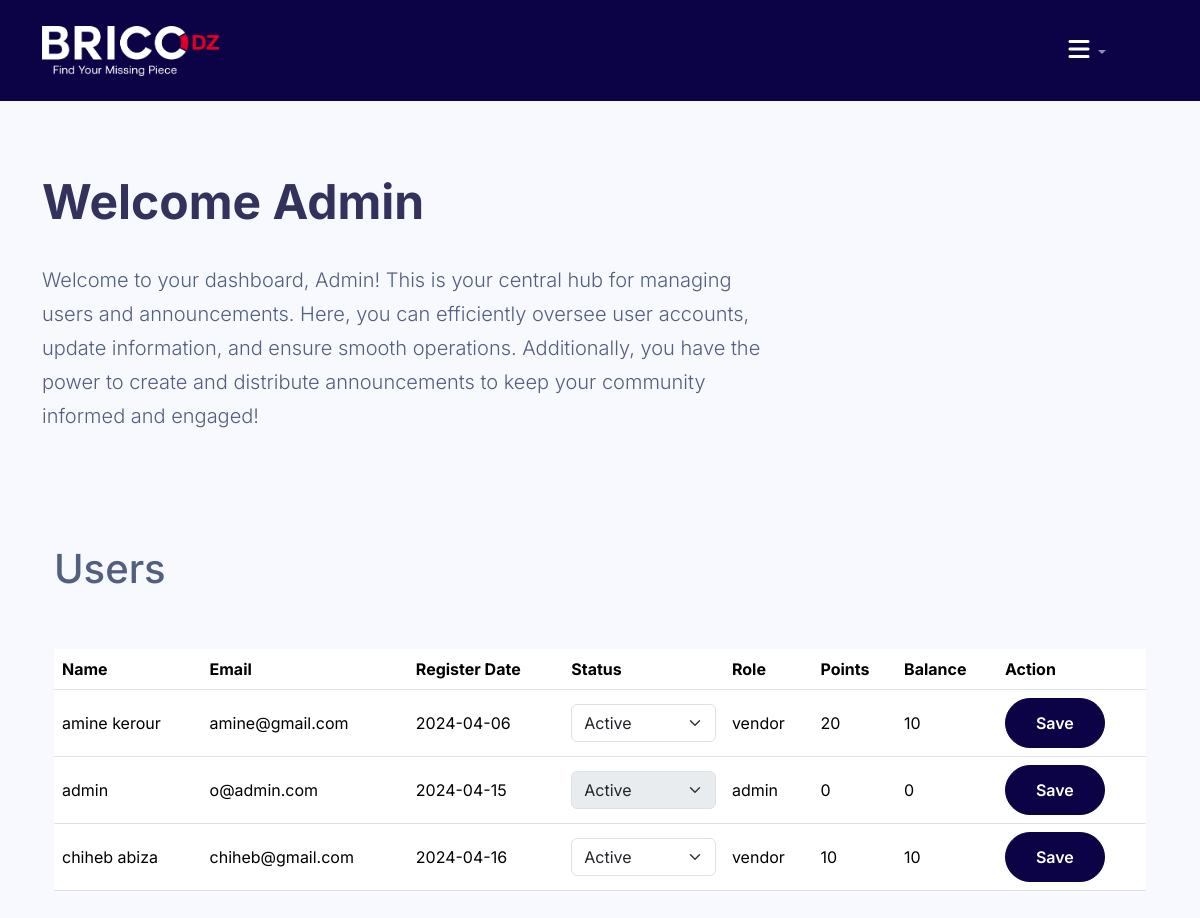
Before: /admin/users.php (signed in) with the older database file.
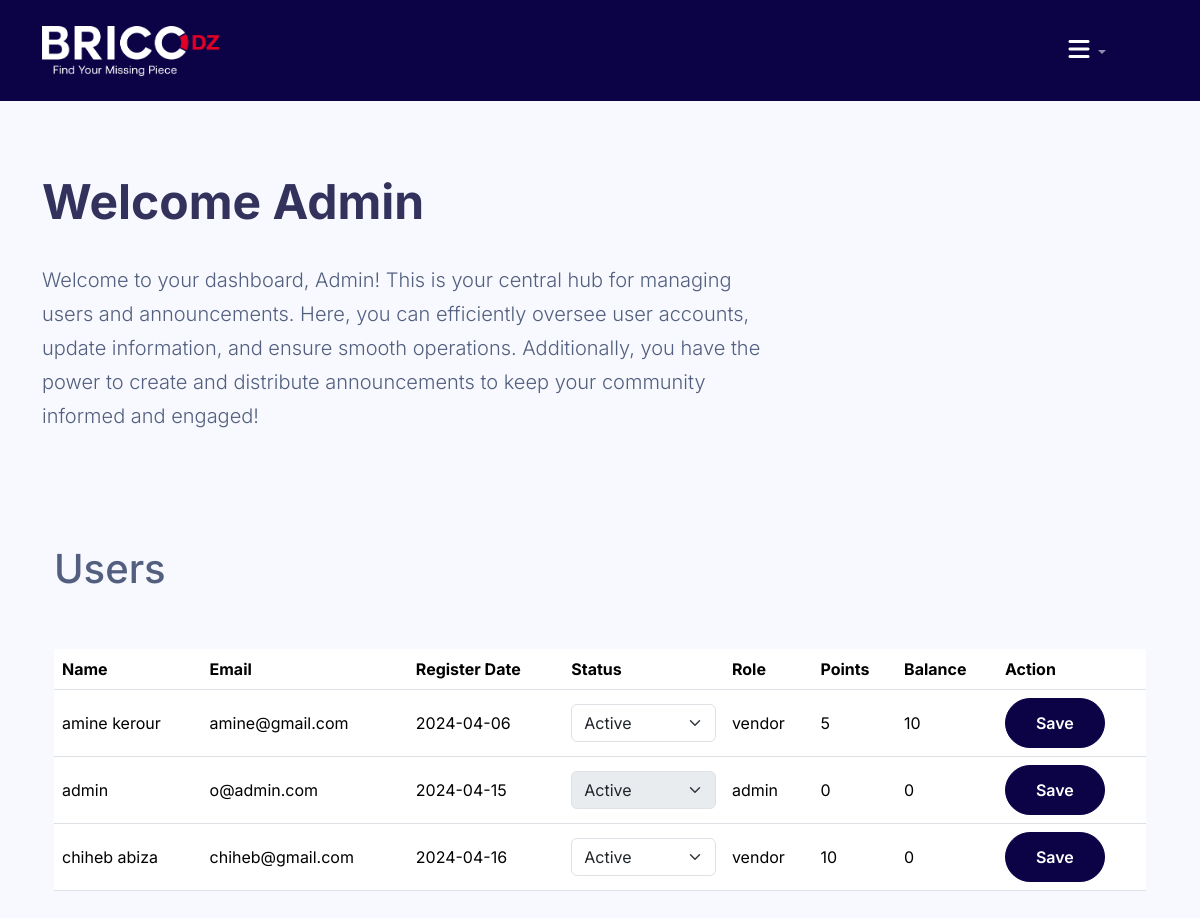
After: the same page with the newer database file.
### tables this page shows
CREATE TABLE `vendor` (
  `vendor_id` int(11) NOT NULL,
  `vendor_name` varchar(255) NOT NULL,
  `vendor_email` varchar(255) NOT NULL,
  `register_date` date NOT NULL,
  `vendor_status` varchar(100) NOT NULL,
  `vendor_password` varchar(256) NOT NULL,
  `points` int(255) UNSIGNED NOT NULL DEFAULT 0,
  `balance` int(10) UNSIGNED NOT NULL DEFAULT 0,
  `role` varchar(255) NOT NULL
);

### admin/users.php (the view, shortened to what this page needs)
<?php
include("../config/connect.php");
include("../inc/head.php");
include("../inc/header.php");
?>
<link rel="stylesheet" href="../css/dash.css">
<div class="container">
    <div class="py-5 lc-block">
        <div class="lc-block">
            <div editable="rich"><br>
                <h2 class="fw-bolder display-5">Welcome Admin</h2><br>
            </div>
        </div>
        <div class="lc-block col-md-8">
            <div editable="rich">
                <p class="lead">Welcome to your dashboard, Admin! This is your central hub for managing users and announcements. Here, you can efficiently oversee user accounts, update information, and ensure smooth operations. Additionally, you have the power to create and distribute announcements to keep your community informed and engaged!
                </p><br>
            </div>
        </div>
    </div>
    <div class="container">
        <h1 class="mt-4">Users</h1><br><br>
        <form action="update_vendor_status.php" method="post">
            <div class="table-responsive">
                <table class="table align-middle mb-0 bg-white">
                    <thead class="bg-light">
                        <tr>
                            <th>Name</th>
                            <th>Email</th>
                            <th>Register Date</th>
                            <th>Status</th>
                            <th>Role</th>
                            <th>Points</th>
                            <th>Balance</th>
                            <th>Action</th>
                        </tr>
                    </thead>
                    <tbody>
                        <?php
                        $sql = "SELECT * FROM vendor";
                        $result = mysqli_query($conn, $sql);
                        if (mysqli_num_rows($result) > 0) {
                            while ($row = mysqli_fetch_assoc($result)) {
                        ?>
                                <tr>
                                    <td><?php echo $row["vendor_name"]; ?></td>
                                    <td><?php echo $row["vendor_email"]; ?></td>
                                    <td><?php echo $row["register_date"]; ?></td>
                                    <td>
                                        <select name="vendor_status[<?php echo $row['vendor_id']; ?>]" class="form-select" <?php echo ($row["role"] == "admin" ? "disabled" : ""); ?>>
                                            <option value="active" <?php echo ($row["vendor_status"] == "active" ? "selected" : ""); ?>>Active</option>
                                        </select>
                                    </td>
                                    <td><?php echo $row["role"]; ?></td>
                                    <td><?php echo $row["points"]; ?></td>
                                    <td><?php echo $row["balance"]; ?></td>
                                    <td><button type="submit" name="submit_vendor" class="btn btn-primary custom-btn">Save</button></td>
                                </tr>
                        <?php
                            }
                        } else {
                            echo "<tr><td colspan='8'>No vendors found.</td></tr>";
                        }
                        ?>
                    </tbody>
                </table>
            </div>
        </form>
    </div>
</div>
<br><br><br><br><br>

### inc/head.php (shortened to what this page needs)
<!doctype html>
<html lang="en">
<head>
    <link href="https://cdn.jsdelivr.net/npm/bootstrap@5.3.3/dist/css/bootstrap.min.css" rel="stylesheet">
    <link href="https://cdnjs.cloudflare.com/ajax/libs/font-awesome/6.0.0-beta3/css/all.min.css" rel="stylesheet">
    <link href="https://cdn.jsdelivr.net/npm/bootstrap-icons@1.8.1/font/bootstrap-icons.css" rel="stylesheet">
    <link href="../css/tiny-slider.css" rel="stylesheet">
    <link href="../css/style.css" rel="stylesheet">
</head>
<body>

### inc/header.php (shortened to what this page needs)
<?php
if (isset($_SESSION['vendorName'])) {
	$vendorName = $_SESSION['vendorName'];
	$vendor_id = $_SESSION['vendor_id'];
?>
	<nav class="custom-navbar navbar navbar-expand-md navbar-dark sticky-top" arial-label="Furni navigation bar">
		<div class="container">
			<a class="navbar-brand" href="/project/client/index.php">
				<img style="height: 50px;" src="../images/logo.png" alt="BRICO DZ logo">
			</a>
			<button class="navbar-toggler" type="button" data-bs-toggle="collapse" data-bs-target="#navbarsFurni" aria-controls="navbarsFurni" aria-expanded="false" aria-label="Toggle navigation">
				<span class="navbar-toggler-icon"></span>
			</button>
			<div class="collapse navbar-collapse" id="navbarsFurni">
				<ul class="custom-navbar-nav navbar-nav ms-auto mb-2 mb-md-0">
					<li id="home"><a class="nav-link" href="/project/client/index.php">Home</a></li>
					<li id="shop"><a class="nav-link" href="/project/client/shop.php">Shop</a></li>
					<li id="about"><a class="nav-link" href="/project/client/about.php">About us</a></li>
					<li id="contact"><a class="nav-link" href="/project/client/contact.php">Contact us</a></li>
				</ul>
				<ul class="custom-navbar-cta navbar-nav mb-2 mb-md-0 ms-5 d-flex align-items-center">
					<li class="me-3">
						<span class="cart-number" id="cartCount"><?php echo isset($_SESSION['cart']) ? count($_SESSION['cart']) : 0; ?></span>
						<a class="nav-link" href="/project/client/cart.php">
							<i class="fas fa-shopping-cart fs-4 text-white">
							</i>
						</a>
					</li>
					<li class="me-3">
						<span class="cart-number" id="cartCount"><?php echo getVendorPoints($vendorName, $conn); ?></span>
						<a class="nav-link" href="/project/vendor/convert.php">
							<i class="fas fa-heart fs-4 text-white">
							</i>
						</a>
					</li>
					<ul class="navbar-nav ms-auto ms-md-0 me-3 me-lg-4">
						<li class="nav-item dropdown">
							<a class="nav-link dropdown-toggle" id="navbarDropdown" href="#" role="button" data-bs-toggle="dropdown" aria-expanded="false">
								<i class="fas fa-bars fs-4 text-white"></i> </a>
							<ul class="dropdown-menu dropdown-menu-end" aria-labelledby="navbarDropdown">
								<li><a class="dropdown-item" href="/project/vendor/dashboard.php">Dashboard</a></li>
								<li><a class="dropdown-item" href="/project/vendor/orders.php">Orders</a></li>
								<li><a class="dropdown-item" href="/project/vendor/annoucements.php">Announcements</a></li>
								<li><a class="dropdown-item" href="/project/vendor/add.php">Add Product</a></li>
								<li><a class="dropdown-item" href="/project/vendor/profile.php">Profile</a></li>
								<li><a class="dropdown-item" href="/project/vendor/logout.php">Log out</a></li>
							</ul>
						</li>
					</ul>
				</ul>
			</div>
		</div>
	</nav>
<?php
} elseif (isset($_SESSION['admin_logged_in'])) {
?>
	<nav class="custom-navbar navbar navbar-expand-md navbar-dark sticky-top" arial-label="Furni navigation bar">
		<div class="container">
			<a class="navbar-brand" href="#">
				<img style="height: 50px;" src="../images/logo.png" alt="BRICO DZ logo">
			</a>
			<div class="collapse navbar-collapse" id="navbarsFurni">
				<ul class="custom-navbar-cta navbar-nav mb-2 mb-md-0 ms-5 d-flex align-items-center">
					<ul class="navbar-nav ms-auto ms-md-0 me-3 me-lg-4">
						<li class="nav-item dropdown">
							<a class="nav-link dropdown-toggle" id="navbarDropdown" href="#" role="button" data-bs-toggle="dropdown" aria-expanded="false">
								<i class="fas fa-bars fs-4 text-white"></i> </a>
						</li>
					</ul>
				</ul>
			</div>
		</div>
	</nav>
<?php
}
?>

### css/style.css (style rules this page uses)
body { overflow-x: hidden; position: relative; }
body { font-family: "Inter", sans-serif; font-weight: 400; line-height: 28px; color: #6a6a6a; font-size: 14px; background-color: #eff2f1; }
a { text-decoration: none; -webkit-transition: .3s all ease; -o-transition: .3s all ease; transition: .3s all ease; color: #2f2f2f; text-decoration: underline; }
.custom-navbar { background: #0c0347 !important; padding-top: 20px; padding-bottom: 20px; }
.custom-navbar .navbar-brand { font-size: 32px; font-weight: 600; }
.custom-navbar .custom-navbar-cta { margin-left: 0 !important; -webkit-box-orient: horizontal; -webkit-box-direction: normal; -ms-flex-direction: row; flex-direction: row; }
@media (min-width: 768px) { .custom-navbar .custom-navbar-cta { margin-left: 40px !important; } }
.custom-navbar .custom-navbar-cta li { margin-left: 0px; margin-right: 0px; }
.custom-navbar .custom-navbar-cta li:first-child { margin-right: 20px; }
.btn { font-weight: 600; padding: 12px 30px; border-radius: 30px; color: #ffffff; background: #2f2f2f; border-color: #2f2f2f; }
.btn.btn-primary { background: #0c0347; border-color: #0c0347; }

### css/dash.css (style rules this page uses)
:root { --blue: #5e72e4; --indigo: #5603ad; --purple: #8965e0; --pink: #f3a4b5; --red: #f5365c; --orange: #fb6340; --yellow: #ffd600; --green: #2dce89; --teal: #11cdef; --cyan: #2bffc6; --white: #fff; --gray: #8898aa; --gray-dark: #32325d; --light: #ced4da; --lighter: #e9ecef; --primary: #5e72e4; --secondary: #f7fafc; --success: #2dce89; --info: #11cdef; --warning: #fb6340; --danger: #f5365c; --light: #adb5bd; --dark: #212529; --default: #172b4d; --white: #fff; --neutral: #fff; --darker: black; --breakpoint-xs: 0; --breakpoint-sm: 576px; --breakpoint-md: 768px; --breakpoint-lg: 992px; --breakpoint-xl: 1200px; --font-family-sans-serif: Open Sans, sans-serif; --font-family-monospace: SFMono-Regular, Menlo, Monaco, Consolas, 'Liberation Mono', 'Courier New', monospace; }
*, *::before, *::after { box-sizing: border-box; }
figcaption, footer, header, main, nav, section { display: block; }
body { font-size: 1rem; font-weight: 400; line-height: 1.5; margin: 0; padding: 0; box-sizing: border-box; text-align: left; color: #525f7f; background-color: #f8f9fe; }
h2, h5 { margin-top: 0; margin-bottom: .5rem; }
p { margin-top: 0; margin-bottom: 1rem; }
a { text-decoration: none; color: #5e72e4; background-color: transparent; -webkit-text-decoration-skip: objects; }
button { border-radius: 0; }
input, button { font-family: inherit; font-size: inherit; line-height: inherit; margin: 0; }
button, input { overflow: visible; }
button { text-transform: none; }
button, [type='reset'], [type='submit'] { -webkit-appearance: button; }
h2, h5, .h2, .h5 { font-family: inherit; font-weight: 600; line-height: 1.5; margin-bottom: .5rem; color: #32325d; }
h2, .h2 { font-size: 1.25rem; }
.align-items-center { align-items: center !important; }
.mb-0 { margin-bottom: 0 !important; }
.text-white { color: #fff !important; }
p { font-size: 1rem; font-weight: 300; line-height: 1.7; }

Changed rows visible on the page:
changed vendor "amine kerour": points "20" → "5"
changed vendor "chiheb abiza": balance "10" → "0"
